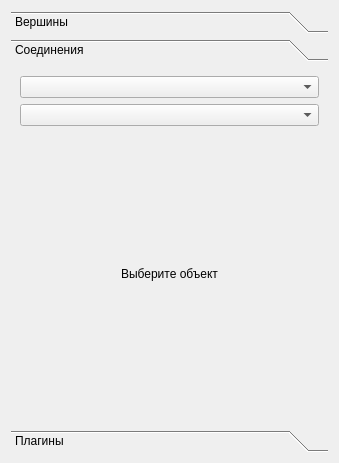
<?xml version="1.0" encoding="UTF-8"?>
<ui version="4.0">
 <class>GraphItemsManager</class>
 <widget class="QWidget" name="GraphItemsManager">
  <property name="geometry">
   <rect>
    <x>0</x>
    <y>0</y>
    <width>339</width>
    <height>463</height>
   </rect>
  </property>
  <property name="windowTitle">
   <string>Form</string>
  </property>
  <layout class="QVBoxLayout" name="verticalLayout">
   <item>
    <widget class="QToolBox" name="main_toolBox">
     <property name="currentIndex">
      <number>1</number>
     </property>
     <widget class="QWidget" name="page">
      <property name="geometry">
       <rect>
        <x>0</x>
        <y>0</y>
        <width>321</width>
        <height>352</height>
       </rect>
      </property>
      <attribute name="label">
       <string>Вершины</string>
      </attribute>
      <layout class="QVBoxLayout" name="verticalLayout_2">
       <item>
        <widget class="QComboBox" name="vertexSection_comboBox"/>
       </item>
       <item>
        <widget class="QComboBox" name="vertexName_comboBox"/>
       </item>
       <item>
        <widget class="QLabel" name="vertexPreview_label">
         <property name="sizePolicy">
          <sizepolicy hsizetype="Preferred" vsizetype="Minimum">
           <horstretch>0</horstretch>
           <verstretch>0</verstretch>
          </sizepolicy>
         </property>
         <property name="text">
          <string>Выберите объект</string>
         </property>
         <property name="alignment">
          <set>Qt::AlignCenter</set>
         </property>
        </widget>
       </item>
      </layout>
     </widget>
     <widget class="QWidget" name="page_2">
      <property name="geometry">
       <rect>
        <x>0</x>
        <y>0</y>
        <width>321</width>
        <height>352</height>
       </rect>
      </property>
      <attribute name="label">
       <string>Соединения</string>
      </attribute>
      <layout class="QVBoxLayout" name="verticalLayout_3">
       <item>
        <widget class="QComboBox" name="connectionSection_comboBox"/>
       </item>
       <item>
        <widget class="QComboBox" name="connectionName_comboBox"/>
       </item>
       <item>
        <widget class="QLabel" name="connectionPreview_label">
         <property name="sizePolicy">
          <sizepolicy hsizetype="Preferred" vsizetype="Minimum">
           <horstretch>0</horstretch>
           <verstretch>0</verstretch>
          </sizepolicy>
         </property>
         <property name="text">
          <string>Выберите объект</string>
         </property>
         <property name="alignment">
          <set>Qt::AlignCenter</set>
         </property>
        </widget>
       </item>
      </layout>
     </widget>
     <widget class="QWidget" name="page_3">
      <property name="geometry">
       <rect>
        <x>0</x>
        <y>0</y>
        <width>321</width>
        <height>352</height>
       </rect>
      </property>
      <attribute name="label">
       <string>Плагины</string>
      </attribute>
      <layout class="QVBoxLayout" name="verticalLayout_4">
       <item>
        <widget class="QComboBox" name="pluginSelector_comboBox"/>
       </item>
       <item>
        <widget class="QListView" name="pluginList_listView"/>
       </item>
      </layout>
     </widget>
    </widget>
   </item>
  </layout>
 </widget>
 <resources/>
 <connections/>
</ui>
